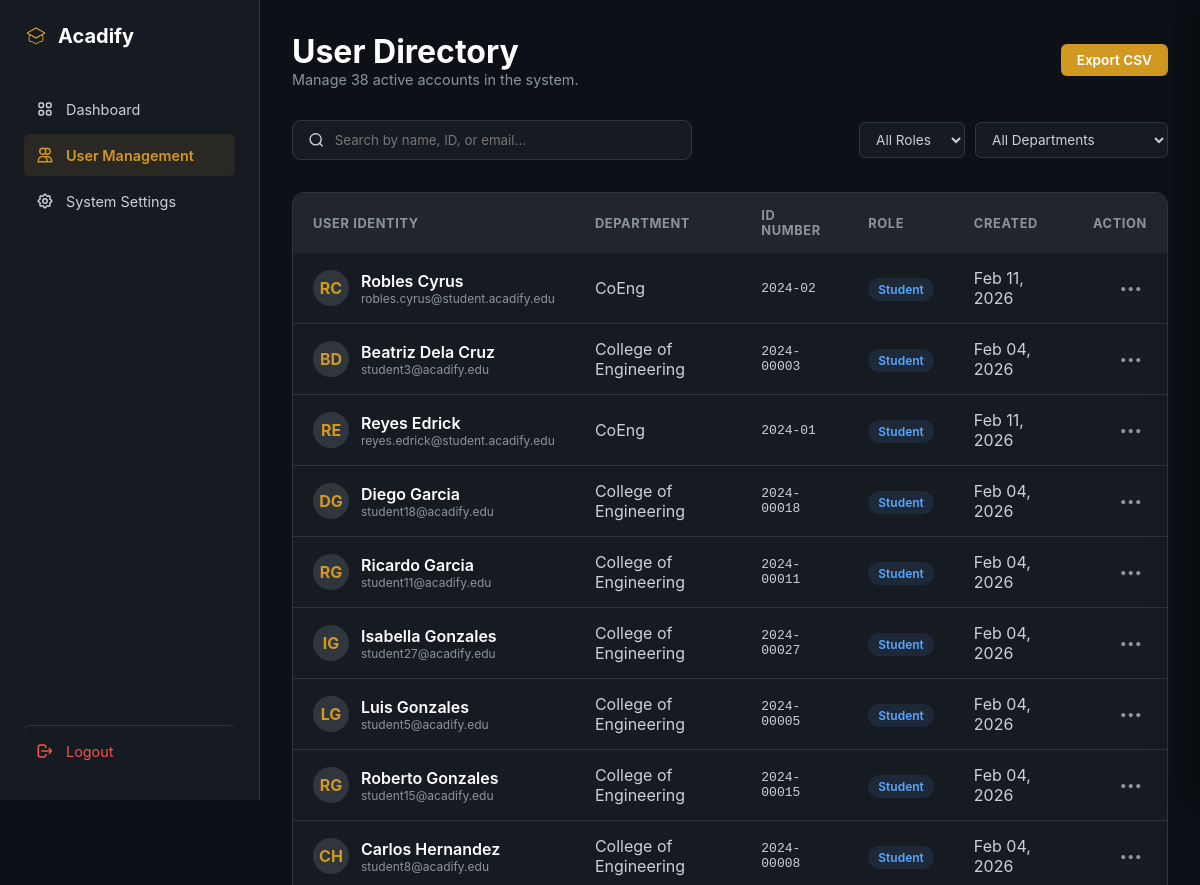
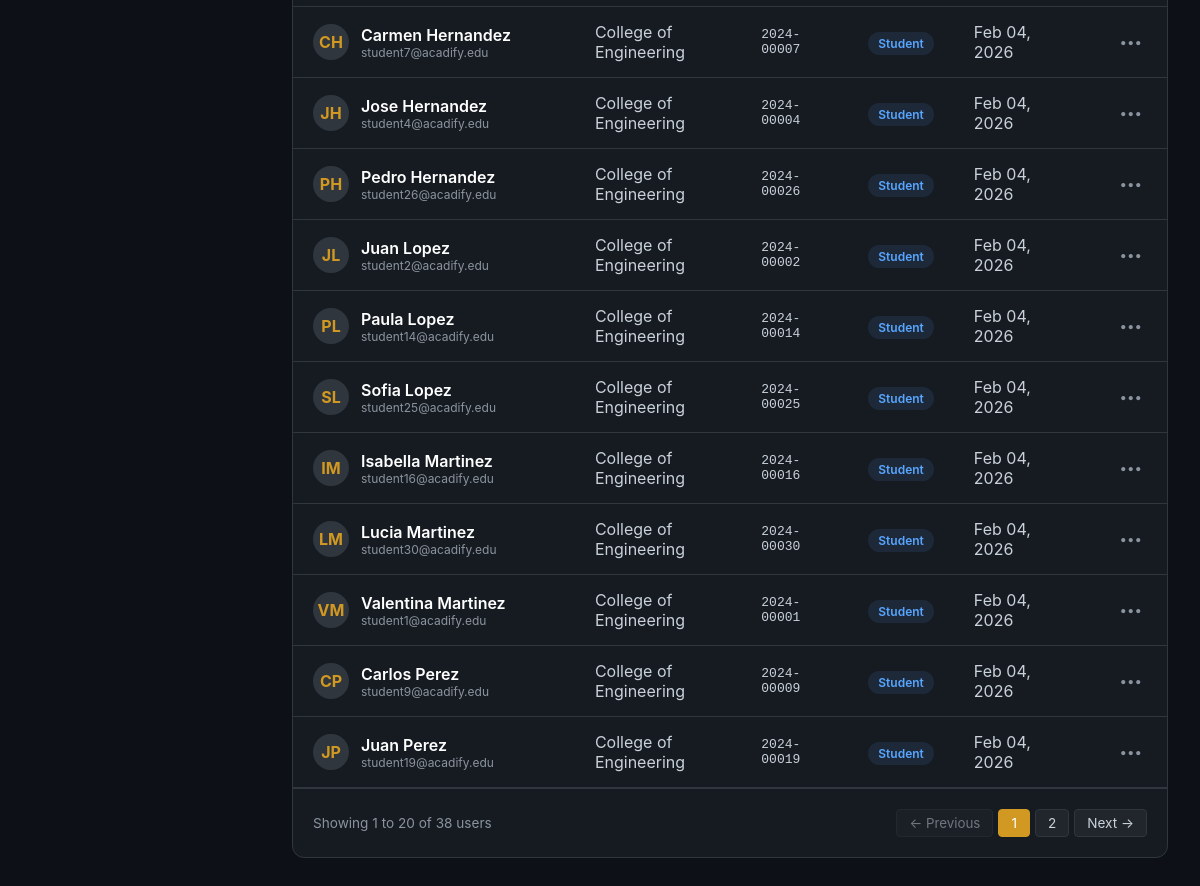
The app's page /admin/user-management (signed in) with its own data (2 pictures, top to bottom).
### models.py (models this page shows, shortened)
class User(UserMixin, db.Model):
    __tablename__ = 'user'
    id = db.Column(db.Integer, primary_key=True)
    email = db.Column(db.String(120), unique=True, nullable=False, index=True)
    password = db.Column(db.String(255), nullable=False)
    role = db.Column(db.String(20), nullable=False)  # 'admin', 'teacher', 'student'
    created_at = db.Column(db.DateTime, default=datetime.utcnow)
    student_profile = db.relationship('Student', backref='user', uselist=False, cascade='all, delete-orphan')
    teacher_profile = db.relationship('Teacher', backref='user', uselist=False, cascade='all, delete-orphan')

class Student(db.Model):
    __tablename__ = 'student'
    id = db.Column(db.Integer, primary_key=True)
    user_id = db.Column(db.Integer, db.ForeignKey('user.id'), nullable=False, unique=True)
    student_number = db.Column(db.String(50), unique=True, nullable=False, index=True)
    first_name = db.Column(db.String(100), nullable=False)
    last_name = db.Column(db.String(100), nullable=False)
    department = db.Column(db.String(100), nullable=False)  # "College of Engineering"
    program = db.Column(db.String(100), nullable=False)  # "BS Computer Science"
    year_level = db.Column(db.String(20), nullable=False)  # "1st Year", "2nd Year", etc.
    section = db.Column(db.String(20), nullable=True)  # "A", "B", "C" (null for irregular)
    created_at = db.Column(db.DateTime, default=datetime.utcnow)
    enrollments = db.relationship('Enrollment', backref='student', lazy='dynamic', cascade='all, delete-orphan')
    grades = db.relationship('Grade', backref='student', lazy='dynamic', cascade='all, delete-orphan')
    def get_full_name(self):
        return f"{self.first_name} {self.last_name}"

### blueprints/admin/routes.py (the view, shortened to what this page needs)
@admin_bp.route('/user-management')
@admin_required
def user_management():
    import json
    page = request.args.get('page', 1, type=int)
    per_page = 20  # Items per page
    role_filter = request.args.get('role', '')
    dept_filter = request.args.get('department', '')
    search_query = request.args.get('search', '')
    student_query = Student.query.order_by(Student.last_name, Student.first_name)
    teacher_query = Teacher.query.order_by(Teacher.last_name, Teacher.first_name)
    all_students = student_query.all()
    all_teachers = teacher_query.all()
    all_users = []
    for student in all_students:
        initials = f"{student.first_name[0]}{student.last_name[0]}" if student.last_name else student.first_name[0]
        all_users.append({
            'user_id': student.user_id,
            'name': student.get_full_name(),
            'email': student.user.email,
            'department': student.department,
            'id_number': student.student_number,
            'role': 'Student',
            'initials': initials,
            'created_date': student.created_at.strftime('%b %d, %Y') if student.created_at else 'N/A',
            'program': student.program
        })
    for teacher in all_teachers:
        initials = f"{teacher.first_name[0]}{teacher.last_name[0]}" if teacher.last_name else teacher.first_name[0]
        all_users.append({
            'user_id': teacher.user_id,
            'name': teacher.get_full_name(),
            'email': teacher.user.email,
            'department': teacher.department,
            'id_number': teacher.employee_number,
            'role': 'Teacher',
            'initials': initials,
            'created_date': teacher.created_at.strftime('%b %d, %Y') if teacher.created_at else 'N/A',
            'program': None
        })
    filtered_users = all_users
    if role_filter:
        filtered_users = [u for u in filtered_users if u['role'] == role_filter]
    if dept_filter:
        filtered_users = [u for u in filtered_users if u['department'] == dept_filter]
    if search_query:
        search_lower = search_query.lower()
        filtered_users = [u for u in filtered_users if
                         search_lower in u['name'].lower() or
                         search_lower in u['email'].lower() or
                         search_lower in u['id_number'].lower()]
    total_users = len(filtered_users)
    total_pages = (total_users + per_page - 1) // per_page  # Ceiling division
    start_idx = (page - 1) * per_page
    end_idx = start_idx + per_page
    paginated_users = filtered_users[start_idx:end_idx]
    departments = list(set([u['department'] for u in all_users]))
    departments.sort()
    page_range = []
    if total_pages <= 7:
        page_range = list(range(1, total_pages + 1))
    return render_template(
        'admin/user_management.html',
        users=paginated_users,
        users_json=json.dumps(paginated_users),
        total_users=total_users,
        departments=departments,
        current_page=page,
        total_pages=total_pages,
        page_range=page_range,
        has_prev=page > 1,
        has_next=page < total_pages,
        per_page=per_page,
        start_idx=start_idx + 1,
        end_idx=min(end_idx, total_users),
        role_filter=role_filter,
        dept_filter=dept_filter,
        search_query=search_query
    )

### templates/admin/user_management.html (shortened to what this page needs)
<!DOCTYPE html>
<html lang="en">
<head>
</head>
<body>
    <nav class="sidebar">
        <div class="logo">
            <svg viewBox="0 0 24 24"><path d="M12 14l9-5-9-5-9 5 9 5z"/><path d="M12 14l9-5-9-5-9 5 9 5zm0 0l6.16-3.422a12.083 12.083 0 01.665 6.479A11.952 11.952 0 0012 20.055a11.952 11.952 0 00-6.824-2.998 12.078 12.078 0 01.665-6.479L12 14z"/></svg>
            <span>Acadify</span>
        </div>
        <div class="nav-group">
            <a href="{{ url_for('admin.dashboard') }}" class="nav-item">
                <svg class="icon" viewBox="0 0 24 24"><path d="M4 6a2 2 0 012-2h2a2 2 0 012 2v2a2 2 0 01-2 2H6a2 2 0 01-2-2V6zM14 6a2 2 0 012-2h2a2 2 0 012 2v2a2 2 0 01-2 2h-2a2 2 0 01-2-2V6zM4 16a2 2 0 012-2h2a2 2 0 012 2v2a2 2 0 01-2 2H6a2 2 0 01-2-2v-2zM14 16a2 2 0 012-2h2a2 2 0 012 2v2a2 2 0 01-2 2h-2a2 2 0 01-2-2v-2z"/></svg>
                <span>Dashboard</span>
            </a>
            <a href="{{ url_for('admin.user_management') }}" class="nav-item active">
                <svg class="icon" viewBox="0 0 24 24"><path d="M12 4.354a4 4 0 110 5.292M15 21H3v-1a6 6 0 0112 0v1zm0 0h6v-1a6 6 0 00-9-5.197M13 7a4 4 0 11-8 0 4 4 0 018 0z"/></svg>
                <span>User Management</span>
            </a>
            <a href="{{ url_for('admin.settings') }}" class="nav-item">
                <span>System Settings</span>
            </a>
        </div>
        <a href="{{ url_for('auth.logout') }}" class="nav-item logout">
            <svg class="icon" viewBox="0 0 24 24"><path d="M17 16l4-4m0 0l-4-4m4 4H7m6 4v1a3 3 0 01-3 3H6a3 3 0 01-3-3V7a3 3 0 013-3h4a3 3 0 013 3v1"/></svg>
            <span>Logout</span>
        </a>
    </nav>
    <main class="main-content">
        <header class="header-actions">
            <div>
                <h1 style="color: #fff;">User Directory</h1>
                <p style="color: var(--text-dim); font-size: 0.9rem;">Manage {{ total_users }} active accounts in the system.</p>
            </div>
            <div style="display: flex; gap: 10px;">
                <a href="{{ url_for('admin.export_users_csv') }}" class="export-btn">Export CSV</a>
            </div>
        </header>
        <section class="header-actions">
            <form action="{{ url_for('admin.user_management') }}" method="GET" style="margin: 0;">
                <div class="search-bar">
                    <svg class="icon" viewBox="0 0 24 24"><circle cx="11" cy="11" r="8"/><path d="M21 21l-4.35-4.35"/></svg>
                    <input type="text" name="search" placeholder="Search by name, ID, or email..." value="{{ search_query }}">
                </div>
            </form>
            <div class="filters">
                <form action="{{ url_for('admin.user_management') }}" method="GET" style="display: flex; gap: 10px; margin: 0;">
                    <select name="role" class="filter-select" onchange="this.form.submit()">
                        <option value="">All Roles</option>
                    </select>
                    <select name="department" class="filter-select" onchange="this.form.submit()">
                        <option value="">All Departments</option>
                    </select>
                </form>
            </div>
        </section>
        <div class="table-card">
            <div class="table-container">
                <table>
                    <thead>
                        <tr>
                            <th>User Identity</th>
                            <th>Department</th>
                            <th>ID Number</th>
                            <th>Role</th>
                            <th>Created</th>
                            <th style="text-align: right;">Action</th>
                        </tr>
                    </thead>
                    <tbody>
                        {% for user_data in users %}
                        <tr onclick="openProfile({{ loop.index0 }})">
                            <td>
                                <div class="user-identity">
                                    <div class="avatar" style="color: {{ '#bc8cff' if user_data.role == 'Teacher' else 'var(--accent-gold)' }};">
                                        {{ user_data.initials }}
                                    </div>
                                    <div>
                                        <span class="user-name">{{ user_data.name }}</span>
                                        <span class="user-email">{{ user_data.email }}</span>
                                    </div>
                                </div>
                            </td>
                            <td>{{ user_data.department }}</td>
                            <td style="font-family: monospace;">{{ user_data.id_number }}</td>
                            <td><span class="badge badge-{{ user_data.role.lower() }}">{{ user_data.role }}</span></td>
                            <td>{{ user_data.created_date }}</td>
                            <td style="text-align: right;">
                                <button class="action-btn" onclick="event.stopPropagation(); openProfile({{ loop.index0 }})">•••</button>
                            </td>
                        </tr>
                        {% endfor %}
                    </tbody>
                </table>
            </div>
            <div class="pagination">
                <span>Showing {{ start_idx }} to {{ end_idx }} of {{ total_users }} users</span>
                <div class="page-btns">
                    {% if has_prev %}
                    <a href="{{ url_for('admin.user_management', page=current_page-1, role=role_filter, department=dept_filter, search=search_query) }}" class="page-btn">← Previous</a>
                    {% else %}
                    <button class="page-btn" disabled>← Previous</button>
                    {% endif %}
                    {% for p in page_range %}
                        {% if p == '...' %}
                        <span style="padding: 5px 12px; color: var(--text-dim);">...</span>
                        {% else %}
                        <a href="{{ url_for('admin.user_management', page=p, role=role_filter, department=dept_filter, search=search_query) }}"
                           class="page-btn {{ 'active' if p == current_page else '' }}">{{ p }}</a>
                        {% endif %}
                    {% endfor %}
                    {% if has_next %}
                    <a href="{{ url_for('admin.user_management', page=current_page+1, role=role_filter, department=dept_filter, search=search_query) }}" class="page-btn">Next →</a>
                    {% else %}
                    <button class="page-btn" disabled>Next →</button>
                    {% endif %}
                </div>
            </div>
        </div>
    </main>
</body>
</html>

### records on screen
User: email "robles.cyrus@student.acadify.edu"
Student: department "CoEng", id_number "2024-02"
User: email "student3@acadify.edu"
Student: department "College of Engineering", id_number "2024-00003"
User: email "reyes.edrick@student.acadify.edu"
Student: department "CoEng", id_number "2024-01"
User: email "student18@acadify.edu"
Student: department "College of Engineering", id_number "2024-00018"
User: email "student11@acadify.edu"
Student: department "College of Engineering", id_number "2024-00011"
User: email "student27@acadify.edu"
Student: department "College of Engineering", id_number "2024-00027"
User: email "student5@acadify.edu"
Student: department "College of Engineering", id_number "2024-00005"
User: email "student15@acadify.edu"
Student: department "College of Engineering", id_number "2024-00015"
User: email "student8@acadify.edu"
Student: department "College of Engineering", id_number "2024-00008"
User: email "student7@acadify.edu"
Student: department "College of Engineering", id_number "2024-00007"
User: email "student4@acadify.edu"
Student: department "College of Engineering", id_number "2024-00004"
User: email "student26@acadify.edu"
Student: department "College of Engineering", id_number "2024-00026"
User: email "student2@acadify.edu"
Student: department "College of Engineering", id_number "2024-00002"
User: email "student14@acadify.edu"
Student: department "College of Engineering", id_number "2024-00014"
User: email "student25@acadify.edu"
Student: department "College of Engineering", id_number "2024-00025"
User: email "student16@acadify.edu"
Student: department "College of Engineering", id_number "2024-00016"
User: email "student30@acadify.edu"
Student: department "College of Engineering", id_number "2024-00030"
User: email "student1@acadify.edu"
Student: department "College of Engineering", id_number "2024-00001"
User: email "student9@acadify.edu"
Student: department "College of Engineering", id_number "2024-00009"
User: email "student19@acadify.edu"
Student: department "College of Engineering", id_number "2024-00019"

### other values on screen
{{ total_users }} "38"
{{ user_data.initials }} "RC" "BD" "RE" "DG" "RG" "IG" "LG" "RG" "CH" "CH" "JH" "PH" "JL" "PL" "SL" "IM" "LM" "VM" "CP" "JP"
{{ user_data.name }} "Robles Cyrus" "Beatriz Dela Cruz" "Reyes Edrick" "Diego Garcia" "Ricardo Garcia" "Isabella Gonzales" "Luis Gonzales" "Roberto Gonzales" "Carlos Hernandez" "Carmen Hernandez" "Jose Hernandez" "Pedro Hernandez" "Juan Lopez" "Paula Lopez" "Sofia Lopez" "Isabella Martinez" "Lucia Martinez" "Valentina Martinez" "Carlos Perez" "Juan Perez"
{{ user_data.role }} "Student" "Student" "Student" "Student" "Student" "Student" "Student" "Student" "Student" "Student" "Student" "Student" "Student" "Student" "Student" "Student" "Student" "Student" "Student" "Student"
{{ user_data.created_date }} "Feb 11, 2026" "Feb 04, 2026" "Feb 11, 2026" "Feb 04, 2026" "Feb 04, 2026" "Feb 04, 2026" "Feb 04, 2026" "Feb 04, 2026" "Feb 04, 2026" "Feb 04, 2026" "Feb 04, 2026" "Feb 04, 2026" "Feb 04, 2026" "Feb 04, 2026" "Feb 04, 2026" "Feb 04, 2026" "Feb 04, 2026" "Feb 04, 2026" "Feb 04, 2026" "Feb 04, 2026"
{{ start_idx }} "1"
{{ end_idx }} "20"
{{ p }} "1" "2"
